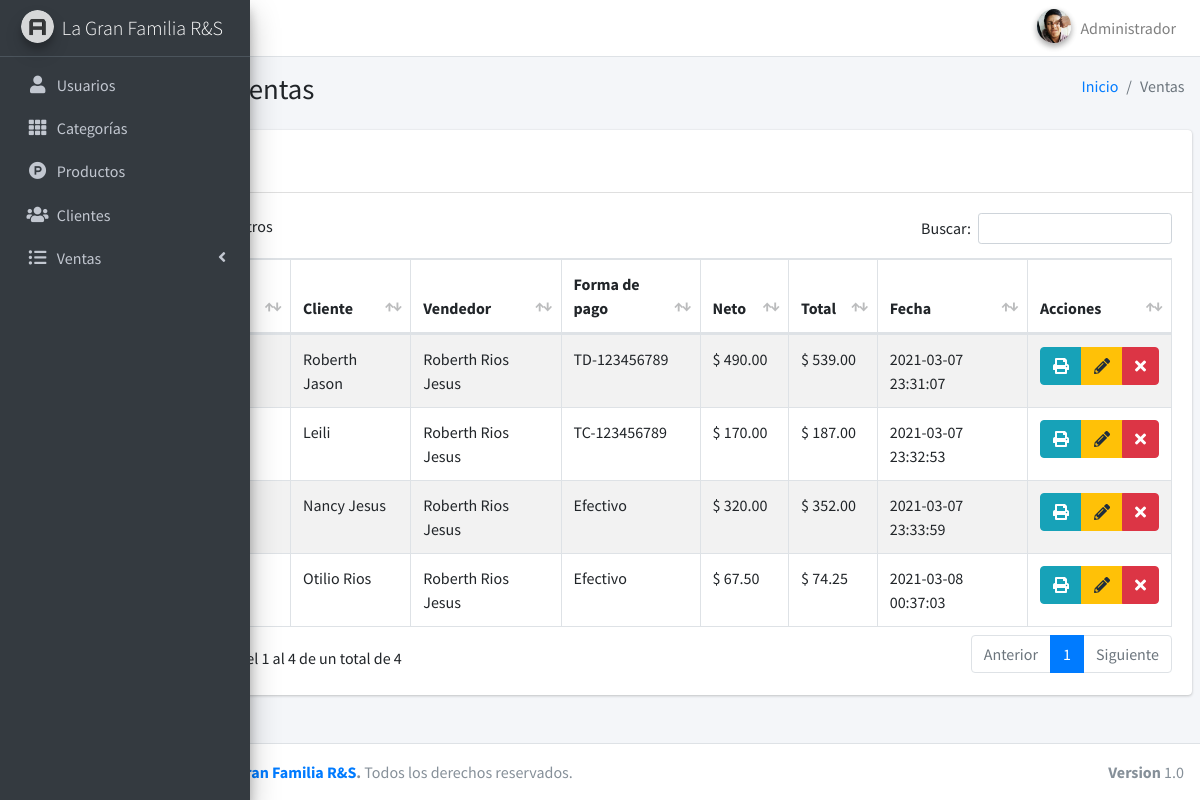
/ventas (signed in), run on the app's committed database.
### tables this page shows
CREATE TABLE `ventas` (
  `id` int(11) NOT NULL,
  `codigo` int(11) NOT NULL,
  `id_cliente` int(11) NOT NULL,
  `id_vendedor` int(11) NOT NULL,
  `productos` text NOT NULL,
  `impuesto` float NOT NULL,
  `neto` float NOT NULL,
  `total` float NOT NULL,
  `metodo_pago` text NOT NULL,
  `fecha` timestamp NOT NULL DEFAULT CURRENT_TIMESTAMP
);

CREATE TABLE `clientes` (
  `id` int(11) NOT NULL,
  `nombre` text NOT NULL,
  `documento` int(11) NOT NULL,
  `email` text NOT NULL,
  `telefono` text NOT NULL,
  `direccion` text NOT NULL,
  `fecha_nacimiento` date NOT NULL,
  `compras` int(11) NOT NULL DEFAULT '0',
  `fecha` timestamp NOT NULL DEFAULT CURRENT_TIMESTAMP
);

CREATE TABLE `usuarios` (
  `id` int(11) NOT NULL,
  `nombre` text,
  `usuario` text,
  `password` text,
  `perfil` text,
  `foto` text,
  `estado` int(11) DEFAULT '1',
  `ultimo_login` datetime DEFAULT CURRENT_TIMESTAMP,
  `fecha` timestamp NOT NULL DEFAULT CURRENT_TIMESTAMP
);

### controller/plantilla.controlador.php (called while the page is built)
<?php
class ControladorPlantilla{
    static public function ctrPlantilla(){
        include "view/plantilla.php";
    }
}

### index.php (called while the page is built, shortened)
<?php
require_once "controller/plantilla.controlador.php";
require_once "controller/usuarios.controlador.php";
require_once "controller/clientes.controlador.php";
require_once "controller/ventas.controlador.php";
require_once "model/usuarios.modelo.php";
require_once "model/clientes.modelo.php";
require_once "model/ventas.modelo.php";
$plantilla = new ControladorPlantilla();
$plantilla -> ctrPlantilla();

### controller/ventas.controlador.php (called while the page is built, shortened)
<?php
class ControladorVentas{
	static public function ctrMostrarVentas($item, $valor){
		$tabla = "ventas";
		$respuesta = ModeloVentas::mdlMostrarVentas($tabla, $item, $valor);
		return $respuesta;
	}
}

### model/conexion.php (called while the page is built)
<?php
class Conexion{
    static public function conectar(){
        $link = new PDO("mysql:host=localhost;dbname=pos","root","mysql");
        $link->exec("set names utf8");
        return $link;
    }
}

### model/ventas.modelo.php (called while the page is built, shortened)
<?php
require_once "conexion.php";
class ModeloVentas{
	static public function mdlMostrarVentas($tabla, $item, $valor){
		if($item != null){
			$stmt = Conexion::conectar()->prepare("SELECT * FROM $tabla WHERE $item = :$item ORDER BY id ASC");
			$stmt -> bindParam(":".$item, $valor, PDO::PARAM_STR);
			$stmt -> execute();
			return $stmt -> fetch();
		}else{
			$stmt = Conexion::conectar()->prepare("SELECT * FROM $tabla ORDER BY id ASC");
			$stmt -> execute();
			return $stmt -> fetchAll();
		}
	}
}

### controller/clientes.controlador.php (called while the page is built, shortened)
<?php
class ControladorClientes{
	static public function ctrMostrarClientes($item, $valor){
		$tabla = "clientes";
		$respuesta = ModeloClientes::mdlMostrarClientes($tabla, $item, $valor);
		return $respuesta;
	}
}

### model/clientes.modelo.php (called while the page is built, shortened)
<?php
require_once "conexion.php";
class ModeloClientes{
	static public function mdlMostrarClientes($tabla, $item, $valor){
		if($item != null){
			$stmt = Conexion::conectar()->prepare("SELECT * FROM $tabla WHERE $item = :$item");
			$stmt -> bindParam(":".$item, $valor, PDO::PARAM_STR);
			$stmt -> execute();
			return $stmt -> fetch();
		}else{
			$stmt = Conexion::conectar()->prepare("SELECT * FROM $tabla");
			$stmt -> execute();
			return $stmt -> fetchAll();
		}
	}
}

### controller/usuarios.controlador.php (called while the page is built, shortened)
<?php
class ControladorUsuarios{
    static public function ctrMostrarUsuarios($item, $valor){
        $tabla = "usuarios";
        $respuesta = ModeloUsuarios::mdlMostrarUsuarios($tabla, $item, $valor);
        return $respuesta;
    }
}

### model/usuarios.modelo.php (called while the page is built, shortened)
<?php
require_once "conexion.php";
class ModeloUsuarios{
    static public function mdlMostrarUsuarios($tabla, $item, $valor){
        if($item != null){
            $stmt = Conexion::conectar()->prepare("SELECT * FROM $tabla WHERE $item = :$item");
            $stmt -> bindParam(":".$item, $valor, PDO::PARAM_STR);
            $stmt -> execute();
            return $stmt -> fetch();
        }else{
            $stmt = Conexion::conectar()->prepare("SELECT * FROM $tabla");
            $stmt -> execute();
            return $stmt -> fetchAll();
        }
    }
}

### view/modules/ventas.php (the view, shortened to what this page needs)
<div class="content-wrapper">
    <section class="content-header">
      <div class="container-fluid">
        <div class="row mb-2">
          <div class="col-sm-6">
            <h1>Administrar ventas</h1>
          </div>
          <div class="col-sm-6">
            <ol class="breadcrumb float-sm-right">
              <li class="breadcrumb-item"><a href="inicio">Inicio</a></li>
              <li class="breadcrumb-item active">Ventas</li>
            </ol>
          </div>
        </div>
      </div>
    </section>
    <section class="content">
      <div class="card">
        <div class="card-header">
          <a href="crear-venta">
            <button class="btn btn-primary">
            </button>
          </a>
        </div>
        <div class="card-body">
          <table class="table table-bordered table-striped table-responsive-lg tablas">
            <thead>
              <tr>
                <th>#</th>
                <th>Código factura</th>
                <th>Cliente</th>
                <th>Vendedor</th>
                <th>Forma de pago</th>
                <th>Neto</th>
                <th>Total</th>
                <th>Fecha</th>
                <th>Acciones</th>
              </tr>
            </thead>
            <tbody>
              <?php
                $item = null;
                $valor = null;
                $respuesta = ControladorVentas::ctrMostrarVentas($item, $valor);
                foreach ($respuesta as $key => $value) {
                  echo '<tr>
                        <td>'.($key+1).'</td>
                        <td>'.$value["codigo"].'</td>';
                        $itemCliente = "id";
                        $valorCliente = $value["id_cliente"];
                        $respuestaCliente = ControladorClientes::ctrMostrarClientes($itemCliente, $valorCliente);
                        echo '<td>'.$respuestaCliente["nombre"].'</td>';
                        $itemUsuario = "id";
                        $valorUsuario = $value["id_vendedor"];
                        $respuestaUsuario = ControladorUsuarios::ctrMostrarUsuarios($itemUsuario, $valorUsuario);
                        echo '<td>'.$respuestaUsuario["nombre"].'</td>
                        <td>'.$value["metodo_pago"].'</td>
                        <td>$ '.number_format($value["neto"],2).'</td>
                        <td>$ '.number_format($value["total"],2).'</td>
                        <td>'.$value["fecha"].'</td>
                        <td>
                          <div class="btn-group">
                            <button class="btn btn-info"><i class="fas fa-print"></i></button>
                            <button class="btn btn-warning btnEditarVenta" idVenta="'.$value["id"].'"><i class="fas fa-pencil-alt"></i></button>
                            <button class="btn btn-danger btnEliminarVenta" idVenta="'.$value["id"].'"><i class="fas fa-times"></i></button>
                          </div>
                        </td>
                      </tr>';
                  }
              ?>
            </tbody>
          </table>
        </div>
      </div>
    </section>
  </div>

### view/plantilla.php (shortened to what this page needs)
<!DOCTYPE html>
<html lang="en">
<head>
  <link rel="stylesheet" href="view/plugins/fontawesome-free/css/all.min.css">
  <link rel="stylesheet" href="view/dist/css/adminlte.css">
  <link rel="stylesheet" href="view/plugins/datatables-bs4/css/dataTables.bootstrap4.min.css">
  <link rel="stylesheet" href="view/plugins/datatables-responsive/css/responsive.bootstrap4.min.css">
  <link rel="stylesheet" href="view/plugins/datatables-buttons/css/buttons.bootstrap4.min.css">
  <link rel="stylesheet" href="view/plugins/icheck-bootstrap/icheck-bootstrap.min.css">
</head>
  <?php
    if(isset($_SESSION["iniciarSesion"]) && $_SESSION["iniciarSesion"] == "ok"){
    echo '<body class="hold-transition sidebar-collapse sidebar-mini">';
    echo '<div class="wrapper">';
    include "modules/cabezote.php";
    include "modules/menu.php";
    if(isset($_GET["ruta"])){
      if($_GET["ruta"] == "inicio" ||
        $_GET["ruta"] == "usuarios" ||
        $_GET["ruta"] == "categorias" ||
        $_GET["ruta"] == "productos" ||
        $_GET["ruta"] == "clientes" ||
        $_GET["ruta"] == "ventas" ||
        $_GET["ruta"] == "crear-venta" ||
        $_GET["ruta"] == "editar-venta" ||
        $_GET["ruta"] == "reportes" ||
        $_GET["ruta"] == "salir"){
        include "modules/".$_GET["ruta"].".php";
      }else{
        include "modules/404.php";
      }
    }else{
      include "modules/inicio.php";
    }
    include "modules/footer.php";
    echo '</div>';
    echo '</body>';
  }else{
    include "modules/login.php";
  }
  ?>
</html>

### view/modules/cabezote.php (shortened to what this page needs)
<nav class="main-header navbar navbar-expand navbar-white navbar-light">
    <ul class="navbar-nav">
        <li class="nav-item">
            <a class="nav-link" data-widget="pushmenu" href="#" role="button"><i class="fas fa-bars"></i></a>
        </li>
        <li class="nav-item d-none d-sm-inline-block">
            <a href="inicio" class="nav-link">Inicio</a>
        </li>
    </ul>
    <ul class="navbar-nav ml-auto">
        <li class="nav-item dropdown user-menu">
            <a href="#" class="nav-link dropdown-toggle" data-toggle="dropdown">
            <?php
                if($_SESSION["foto"] != ""){
                    echo '<img src="'.$_SESSION["foto"].'" class="user-image img-circle elevation-2" alt="User Image">';
                }else{
                    echo '<img src="view/dist/img/user2-160x160.jpg" class="user-image img-circle elevation-2" alt="User Image">';
                }
            ?>
                <span class="d-none d-md-inline"> <?php echo $_SESSION["nombre"]; ?> </span>
            </a>
        </li>
    </ul>
</nav>

### view/modules/menu.php (shortened to what this page needs)
<aside class="main-sidebar sidebar-dark-primary elevation-4">
    <a href="inicio" class="brand-link">
        <img src="view/dist/img/AdminLTELogo.png" alt="LOGO" class="brand-image img-circle elevation-3" style="opacity: .8">
        <span class="brand-text font-weight-light">La Gran Familia R&S</span>
    </a>
    <div class="sidebar">
      <nav class="mt-2">
        <ul class="nav nav-pills nav-sidebar flex-column" data-widget="treeview" role="menu" data-accordion="false">
          <li class="nav-item">
            <a href="usuarios" class="nav-link">
              <i class="nav-icon fas fa-user"></i>
                <p>
                  Usuarios
                </p>
            </a>
          </li>
          <li class="nav-item">
            <a href="categorias" class="nav-link">
              <i class="nav-icon fas fa-th"></i>
                <p>
                  Categorías
                </p>
            </a>
          </li>
          <li class="nav-item">
            <a href="productos" class="nav-link">
              <i class="nav-icon fab fa-product-hunt"></i>
                <p>
                  Productos
                </p>
            </a>
          </li>
          <li class="nav-item">
            <a href="clientes" class="nav-link">
              <i class="nav-icon fas fa-users"></i>
                <p>
                  Clientes
                </p>
            </a>
          </li>
          <li class="nav-item">
            <a href="#" class="nav-link">
              <i class="nav-icon fas fa-list-ul"></i>
              <p>
                Ventas
                <i class="fas fa-angle-left right"></i>
              </p>
            </a>
          </li>
        </ul>
      </nav>
    </div>
</aside>

### view/modules/footer.php
<footer class="main-footer">
    <div class="float-right d-none d-sm-block">
      <b>Version</b> 1.0
    </div>
    <strong>Copyright &copy; 2021 <a target="_blank" href="https://github.com/Roberthrjr/pos-inv-ventas">La Gran Familia R&S</a>.</strong> Todos los derechos reservados.
</footer>

### data on the page
ventas: id_cliente.nombre "Roberth Jason", usuarios.nombre "Roberth Rios Jesus", metodo_pago "TD-123456789", neto "490.00", total "539.00", fecha "2021-03-07 23:31:07"
ventas: id_cliente.nombre "Leili", usuarios.nombre "Roberth Rios Jesus", metodo_pago "TC-123456789", neto "170.00", total "187.00", fecha "2021-03-07 23:32:53"
ventas: id_cliente.nombre "Nancy Jesus", usuarios.nombre "Roberth Rios Jesus", metodo_pago "Efectivo", neto "320.00", total "352.00", fecha "2021-03-07 23:33:59"
ventas: id_cliente.nombre "Otilio Rios", usuarios.nombre "Roberth Rios Jesus", metodo_pago "Efectivo", neto "67.50", total "74.25", fecha "2021-03-08 00:37:03"

### other printed values
$_SESSION["nombre"] "Administrador"
